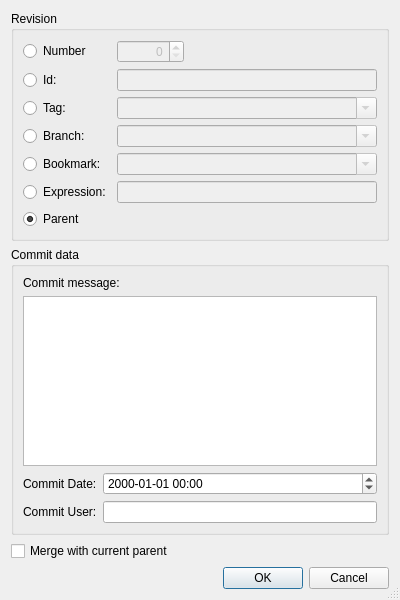
<?xml version="1.0" encoding="UTF-8"?>
<ui version="4.0">
 <class>HgBackoutDialog</class>
 <widget class="QDialog" name="HgBackoutDialog">
  <property name="geometry">
   <rect>
    <x>0</x>
    <y>0</y>
    <width>400</width>
    <height>600</height>
   </rect>
  </property>
  <property name="windowTitle">
   <string>Mercurial Revision</string>
  </property>
  <property name="sizeGripEnabled">
   <bool>true</bool>
  </property>
  <layout class="QVBoxLayout" name="verticalLayout_2">
   <item>
    <widget class="QGroupBox" name="revisionGroup">
     <property name="title">
      <string>Revision</string>
     </property>
     <layout class="QGridLayout" name="gridLayout">
      <item row="0" column="0">
       <widget class="QRadioButton" name="numberButton">
        <property name="toolTip">
         <string>Select to specify a revision by number</string>
        </property>
        <property name="text">
         <string>Number</string>
        </property>
       </widget>
      </item>
      <item row="0" column="1">
       <widget class="QSpinBox" name="numberSpinBox">
        <property name="enabled">
         <bool>false</bool>
        </property>
        <property name="toolTip">
         <string>Enter a revision number</string>
        </property>
        <property name="alignment">
         <set>Qt::AlignRight</set>
        </property>
        <property name="maximum">
         <number>999999999</number>
        </property>
       </widget>
      </item>
      <item row="0" column="2">
       <spacer name="spacer">
        <property name="orientation">
         <enum>Qt::Horizontal</enum>
        </property>
        <property name="sizeHint" stdset="0">
         <size>
          <width>158</width>
          <height>20</height>
         </size>
        </property>
       </spacer>
      </item>
      <item row="1" column="0">
       <widget class="QRadioButton" name="idButton">
        <property name="toolTip">
         <string>Select to specify a revision by changeset id</string>
        </property>
        <property name="text">
         <string>Id:</string>
        </property>
       </widget>
      </item>
      <item row="1" column="1" colspan="2">
       <widget class="QLineEdit" name="idEdit">
        <property name="enabled">
         <bool>false</bool>
        </property>
        <property name="toolTip">
         <string>Enter a changeset id</string>
        </property>
       </widget>
      </item>
      <item row="2" column="0">
       <widget class="QRadioButton" name="tagButton">
        <property name="toolTip">
         <string>Select to specify a revision by a tag</string>
        </property>
        <property name="text">
         <string>Tag:</string>
        </property>
       </widget>
      </item>
      <item row="2" column="1" colspan="2">
       <widget class="QComboBox" name="tagCombo">
        <property name="enabled">
         <bool>false</bool>
        </property>
        <property name="sizePolicy">
         <sizepolicy hsizetype="Expanding" vsizetype="Fixed">
          <horstretch>0</horstretch>
          <verstretch>0</verstretch>
         </sizepolicy>
        </property>
        <property name="toolTip">
         <string>Enter a tag name</string>
        </property>
        <property name="editable">
         <bool>true</bool>
        </property>
       </widget>
      </item>
      <item row="3" column="0">
       <widget class="QRadioButton" name="branchButton">
        <property name="toolTip">
         <string>Select to specify a revision by a branch</string>
        </property>
        <property name="text">
         <string>Branch:</string>
        </property>
       </widget>
      </item>
      <item row="3" column="1" colspan="2">
       <widget class="QComboBox" name="branchCombo">
        <property name="enabled">
         <bool>false</bool>
        </property>
        <property name="sizePolicy">
         <sizepolicy hsizetype="Expanding" vsizetype="Fixed">
          <horstretch>0</horstretch>
          <verstretch>0</verstretch>
         </sizepolicy>
        </property>
        <property name="toolTip">
         <string>Enter a branch name</string>
        </property>
        <property name="editable">
         <bool>true</bool>
        </property>
       </widget>
      </item>
      <item row="4" column="0">
       <widget class="QRadioButton" name="bookmarkButton">
        <property name="toolTip">
         <string>Select to specify a revision by a bookmark</string>
        </property>
        <property name="text">
         <string>Bookmark:</string>
        </property>
       </widget>
      </item>
      <item row="4" column="1" colspan="2">
       <widget class="QComboBox" name="bookmarkCombo">
        <property name="enabled">
         <bool>false</bool>
        </property>
        <property name="sizePolicy">
         <sizepolicy hsizetype="Expanding" vsizetype="Fixed">
          <horstretch>0</horstretch>
          <verstretch>0</verstretch>
         </sizepolicy>
        </property>
        <property name="toolTip">
         <string>Enter a bookmark name</string>
        </property>
        <property name="editable">
         <bool>true</bool>
        </property>
       </widget>
      </item>
      <item row="5" column="0">
       <widget class="QRadioButton" name="expressionButton">
        <property name="text">
         <string>Expression:</string>
        </property>
       </widget>
      </item>
      <item row="5" column="1" colspan="2">
       <widget class="QLineEdit" name="expressionEdit">
        <property name="enabled">
         <bool>false</bool>
        </property>
        <property name="toolTip">
         <string>Enter a revision set expression</string>
        </property>
        <property name="clearButtonEnabled">
         <bool>true</bool>
        </property>
       </widget>
      </item>
      <item row="6" column="0" colspan="3">
       <widget class="QRadioButton" name="noneButton">
        <property name="toolTip">
         <string>Select to not specify a specific revision</string>
        </property>
        <property name="text">
         <string>Parent</string>
        </property>
        <property name="checked">
         <bool>true</bool>
        </property>
       </widget>
      </item>
     </layout>
    </widget>
   </item>
   <item>
    <widget class="QGroupBox" name="groupBox_2">
     <property name="title">
      <string>Commit data</string>
     </property>
     <layout class="QVBoxLayout" name="verticalLayout">
      <item>
       <widget class="QLabel" name="label_3">
        <property name="text">
         <string>Commit message:</string>
        </property>
       </widget>
      </item>
      <item>
       <widget class="EricSpellCheckedPlainTextEdit" name="messageEdit">
        <property name="toolTip">
         <string>Enter the commit message or leave empty to use the default one</string>
        </property>
        <property name="tabChangesFocus">
         <bool>true</bool>
        </property>
       </widget>
      </item>
      <item>
       <layout class="QGridLayout" name="gridLayout_2">
        <item row="0" column="0">
         <widget class="QLabel" name="label">
          <property name="text">
           <string>Commit Date:</string>
          </property>
         </widget>
        </item>
        <item row="0" column="1">
         <widget class="QDateTimeEdit" name="dateEdit">
          <property name="toolTip">
           <string>Enter optional date for the commit</string>
          </property>
          <property name="displayFormat">
           <string notr="true">yyyy-MM-dd HH:mm</string>
          </property>
          <property name="calendarPopup">
           <bool>false</bool>
          </property>
         </widget>
        </item>
        <item row="1" column="0">
         <widget class="QLabel" name="label_2">
          <property name="text">
           <string>Commit User:</string>
          </property>
         </widget>
        </item>
        <item row="1" column="1">
         <widget class="QLineEdit" name="userEdit">
          <property name="toolTip">
           <string>Enter optional user for the commit</string>
          </property>
         </widget>
        </item>
       </layout>
      </item>
     </layout>
    </widget>
   </item>
   <item>
    <widget class="QCheckBox" name="mergeCheckBox">
     <property name="toolTip">
      <string>Select to merge with parent of the project directory</string>
     </property>
     <property name="text">
      <string>Merge with current parent</string>
     </property>
    </widget>
   </item>
   <item>
    <widget class="QDialogButtonBox" name="buttonBox">
     <property name="orientation">
      <enum>Qt::Horizontal</enum>
     </property>
     <property name="standardButtons">
      <set>QDialogButtonBox::Cancel|QDialogButtonBox::Ok</set>
     </property>
    </widget>
   </item>
  </layout>
 </widget>
 <customwidgets>
  <customwidget>
   <class>EricSpellCheckedPlainTextEdit</class>
   <extends>QPlainTextEdit</extends>
   <header>EricWidgets/EricSpellCheckedTextEdit.h</header>
  </customwidget>
 </customwidgets>
 <tabstops>
  <tabstop>numberButton</tabstop>
  <tabstop>numberSpinBox</tabstop>
  <tabstop>idButton</tabstop>
  <tabstop>idEdit</tabstop>
  <tabstop>tagButton</tabstop>
  <tabstop>tagCombo</tabstop>
  <tabstop>branchButton</tabstop>
  <tabstop>branchCombo</tabstop>
  <tabstop>bookmarkButton</tabstop>
  <tabstop>bookmarkCombo</tabstop>
  <tabstop>expressionButton</tabstop>
  <tabstop>expressionEdit</tabstop>
  <tabstop>noneButton</tabstop>
  <tabstop>messageEdit</tabstop>
  <tabstop>dateEdit</tabstop>
  <tabstop>userEdit</tabstop>
  <tabstop>mergeCheckBox</tabstop>
 </tabstops>
 <resources/>
 <connections>
  <connection>
   <sender>buttonBox</sender>
   <signal>accepted()</signal>
   <receiver>HgBackoutDialog</receiver>
   <slot>accept()</slot>
   <hints>
    <hint type="sourcelabel">
     <x>270</x>
     <y>590</y>
    </hint>
    <hint type="destinationlabel">
     <x>157</x>
     <y>224</y>
    </hint>
   </hints>
  </connection>
  <connection>
   <sender>buttonBox</sender>
   <signal>rejected()</signal>
   <receiver>HgBackoutDialog</receiver>
   <slot>reject()</slot>
   <hints>
    <hint type="sourcelabel">
     <x>338</x>
     <y>590</y>
    </hint>
    <hint type="destinationlabel">
     <x>286</x>
     <y>224</y>
    </hint>
   </hints>
  </connection>
  <connection>
   <sender>numberButton</sender>
   <signal>toggled(bool)</signal>
   <receiver>numberSpinBox</receiver>
   <slot>setEnabled(bool)</slot>
   <hints>
    <hint type="sourcelabel">
     <x>69</x>
     <y>66</y>
    </hint>
    <hint type="destinationlabel">
     <x>215</x>
     <y>68</y>
    </hint>
   </hints>
  </connection>
  <connection>
   <sender>idButton</sender>
   <signal>toggled(bool)</signal>
   <receiver>idEdit</receiver>
   <slot>setEnabled(bool)</slot>
   <hints>
    <hint type="sourcelabel">
     <x>38</x>
     <y>76</y>
    </hint>
    <hint type="destinationlabel">
     <x>125</x>
     <y>75</y>
    </hint>
   </hints>
  </connection>
  <connection>
   <sender>tagButton</sender>
   <signal>toggled(bool)</signal>
   <receiver>tagCombo</receiver>
   <slot>setEnabled(bool)</slot>
   <hints>
    <hint type="sourcelabel">
     <x>73</x>
     <y>131</y>
    </hint>
    <hint type="destinationlabel">
     <x>246</x>
     <y>132</y>
    </hint>
   </hints>
  </connection>
  <connection>
   <sender>branchButton</sender>
   <signal>toggled(bool)</signal>
   <receiver>branchCombo</receiver>
   <slot>setEnabled(bool)</slot>
   <hints>
    <hint type="sourcelabel">
     <x>92</x>
     <y>163</y>
    </hint>
    <hint type="destinationlabel">
     <x>245</x>
     <y>164</y>
    </hint>
   </hints>
  </connection>
  <connection>
   <sender>bookmarkButton</sender>
   <signal>toggled(bool)</signal>
   <receiver>bookmarkCombo</receiver>
   <slot>setEnabled(bool)</slot>
   <hints>
    <hint type="sourcelabel">
     <x>78</x>
     <y>195</y>
    </hint>
    <hint type="destinationlabel">
     <x>238</x>
     <y>196</y>
    </hint>
   </hints>
  </connection>
  <connection>
   <sender>expressionButton</sender>
   <signal>toggled(bool)</signal>
   <receiver>expressionEdit</receiver>
   <slot>setEnabled(bool)</slot>
   <hints>
    <hint type="sourcelabel">
     <x>67</x>
     <y>219</y>
    </hint>
    <hint type="destinationlabel">
     <x>198</x>
     <y>213</y>
    </hint>
   </hints>
  </connection>
 </connections>
</ui>
